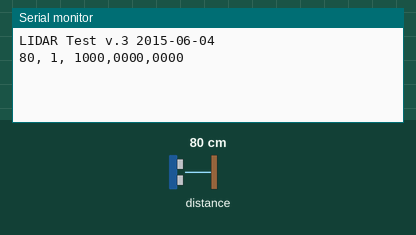
Simulated run of this sketch. Board: Arduino Leonardo, built with avr-gcc and run on an emulated ATmega32U4. Parts: the last lines printed to the serial monitor. Wiring (inferred from the names in the program): LIDAR-Lite range finder at I2C address 0x62. The inputs (shaded band) are chosen by the test bench; at power-on: distance to the obstacle 80 cm.

Above: at 4.2 s.
4.3 s: distance to the obstacle set to 35 cm
At 5.2 s:
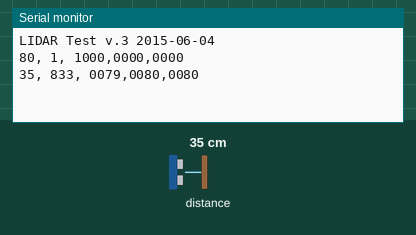
5.8 s: distance to the obstacle set to 120 cm
At 6.3 s:
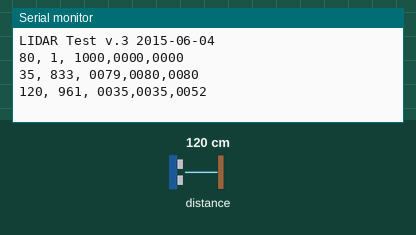

The sketch:

T3-code.ino
```cpp
// Get range data via I2C from LIDAR-LITE at maximum speed (around 100 Hz, but varies)
// and calculate min, average, and max values. Report only when distance has shifted by X amount.
// send data out Serial (USB) to Raspberry Pi, and Serial1 port (TTY-level UART) to Serial-LCD display
// Arduino style code for Arduino 1.6.1 / Teensyduino 1.21 on Teensy T3.1 board

//  PaulS's code: http://forum.pjrc.com/threads/28036-Translating-Lidar-Lite-I2C-example-to-Teensy
// programmed into T3 on June 6 2015 J.Beale

#include <Wire.h>
#include <stdio.h> // for function sprintf

#define LIDARLite_ADDRESS 0x62 // Default I2C Address of LIDAR-Lite.
#define RegisterMeasure 0x00 // Register to write to initiate ranging.
#define MeasureValue 0x04 // Value to initiate ranging.
#define RegisterHighLowB 0x8f // Register to get both High and Low bytes in 1 call.

#define HWSERIAL Serial1
#define DELAY_USEC 150
#define CMAX 10 // how many I2C readings before one serial output to LCD
//#define CTHRESH 75  // how many cm difference from average needed to report reading
#define CTHRESH 25  // how many cm difference from average needed to report reading
// #define MINIMUM 80  // ignore any reading less than this
#define MINIMUM 30  // ignore any reading less than this
#define ZCNTMAX 1   // how many below-MINIMUM in a row to suppress

int reading = 0;
long dT; // difference in time between readings
long tNew, tOld;  // time in milliseconds()
long dTmax = 0;
long rCount = 0;  // how many readings since last printed
int first = 1;
boolean motion = false;

char cbs[16];  // character output string for 16x2 LCD display

float favg, favg1, fminv, fmaxv;
float f = 0.4; // average smoothing filter constant
float fm = 0.002;  // very slow averaging when motion detected
float f1 = 0.001; // peak-hold filter constant
int davg;
int dmin;
int dmax;
int dlast;
int count = 0;  // count readings before HWSERIAL output
int zeroCount = 0;  // how many "0" consecutive distance readings

void setup()
{

  Wire.begin();  // basic I2C library
  Serial.begin(115200); // start serial communication at 9600bps
  Serial1.begin(9600); // logic-level UART Serial1 (T3.1: digital pin 1)
  // while (!Serial) ;  // needed for R-Pi to work after reboot?

  delay(3000);
  Serial.println("LIDAR Test v.3 2015-06-04");
  HWSERIAL.println("LIDAR Test v.3 2015-06-04");
  tOld = millis();
  dmin = 1000;
  dmax = 0;
  dlast = 0;  // previous reading
  fminv = dmin;
  fmaxv = dmax;
}

void loop()
{
  int r;
  float change;  // difference between this reading and running average

  while (1) {
    //Serial.print('*');
    //Serial.flush();
    Wire.beginTransmission(LIDARLite_ADDRESS); // transmit to LIDAR-Lite
    Wire.write(RegisterMeasure);
    Wire.write(MeasureValue);
    r = Wire.endTransmission();
    if (r == 0) break;
    delayMicroseconds(DELAY_USEC);
  }

  while (1) {
    //Serial.print('%');  // locks up here
    //Serial.flush();
    Wire.beginTransmission((int)LIDARLite_ADDRESS); // transmit to LIDAR-Lite
    Wire.write((int)RegisterHighLowB); // sets register pointer to (0x8f)
    r = Wire.endTransmission();
    if (r == 0) break;
    delayMicroseconds(DELAY_USEC);
  }

  // request 2 bytes from LIDAR-Lite
  while (1) {
    //Serial.print('>');
    //Serial.flush();
    r = Wire.requestFrom((int)LIDARLite_ADDRESS, 2);
    if (r > 0) break;
    delayMicroseconds(DELAY_USEC);
  }

  if (Wire.available() >= 2) { // if two bytes were received
    reading = Wire.read() * 256;
    reading |= Wire.read();

    if ((reading < MINIMUM) && (zeroCount < ZCNTMAX)) zeroCount++;
    else zeroCount == 0;

    //Serial.print(zeroCount);
// ----------------------------------------------
    if ((zeroCount == 0) || (reading >= MINIMUM)) {  // either this looks valid, or we've seen ZCNTMAX in a row already
     tNew = millis();
     dT = (tNew - tOld);
     if (first == 1) first = 0;
       else {
        if (dT > dTmax) dTmax = dT;
       }

     davg = int(favg);
     dmin = int(fminv);
     dmax = int(fmaxv);

     sprintf(cbs, "%04d,%04d,%04d", dmin, davg, dmax);
     change = reading - dlast;
     rCount++;
     if (abs(change) > CTHRESH) {
       motion = true;              // we have detected a new object in view
       dlast = reading;  // remember most recent printed reading
       Serial.print(reading);
       Serial.print(", ");
       Serial.print(rCount);
       Serial.print(", ");
       Serial.print(cbs);
       Serial.println();
       rCount = 0;
     } else {
       motion = false;
     }

     favg = f * reading + ((1.0-f) * favg);  // compute new running average quickly
     favg1 = fm * reading + ((1.0-fm) * favg1);  // compute new running average slowly

     if (reading != 0) {
       if (reading < fminv) fminv = reading;
        else  fminv = f1 * favg + ((1.0-f1) * fminv);  // leaky min-hold
     }

     if (reading > fmaxv) fmaxv = reading;
      else fmaxv = f1 * favg + ((1.0-f1) * fmaxv);  // leaky peak-hold

     if (1) {
       // Serial.println(cbs);
       if (count++ > CMAX) {
         HWSERIAL.println(cbs);
         count = 0;
       }

     }
     tOld=tNew;
    } // if zeroCount == 0

  } // if wire_available
  // else Serial.print(Wire.available());  // how many bytes were available?

  // lidar lite gives wrong results without this delay... why?
  delayMicroseconds(250);
}
```

Measured:
- after the input at 4.3 s, the serial monitor: prints a new line at once (image 1)
- after the input at 5.8 s, the serial monitor: prints a new line at once (image 2)
